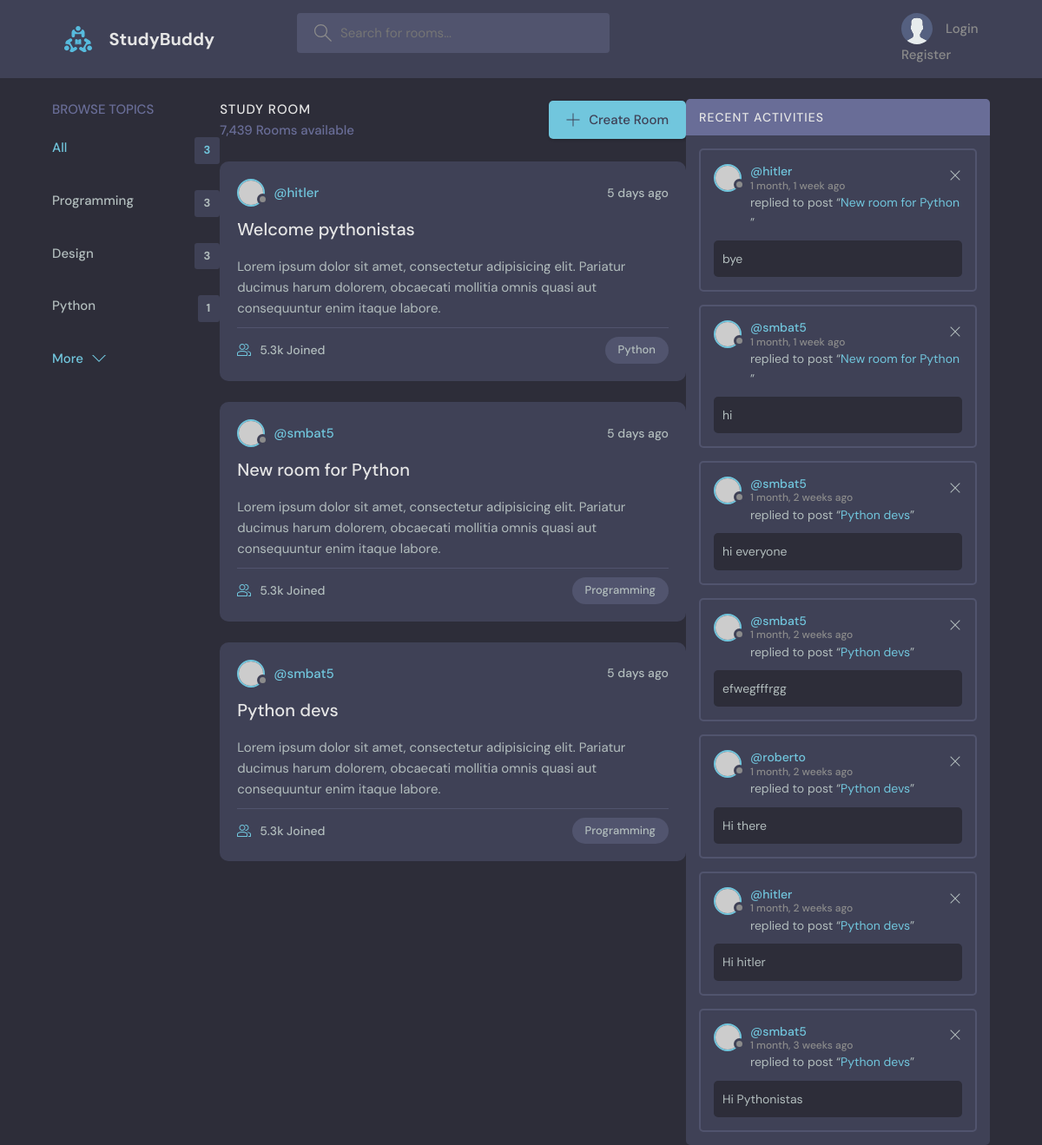
Page /?q=Python on the committed database.
### polls/models.py (models this page shows, shortened)
class Topic(models.Model):
    name = models.CharField(max_length=200)

class Room(models.Model):
    host = models.ForeignKey(User, on_delete=models.SET_NULL , null=True)
    topic = models.ForeignKey(Topic , on_delete=models.SET_NULL, null=True)
    name = models.CharField(max_length=200)
    participants = models.ManyToManyField(User , related_name='participants' , blank=True)
    description = models.TextField(null=True , blank=True)
    modified_date = models.DateTimeField(auto_now=True)
    created_date = models.DateTimeField(auto_now_add=True)
    class Meta:
        ordering = ['-modified_date' , '-created_date']

class Message(models.Model):
    user = models.ForeignKey(User, on_delete=models.CASCADE)
    room = models.ForeignKey(Room , on_delete=models.CASCADE)
    body = models.TextField()
    modified_date = models.DateTimeField(auto_now=True)
    created_date = models.DateTimeField(auto_now_add=True)
    def __str__(self) -> str:
        return self.body[:50]

### polls/views.py (the view)
# urls.py: 2. Add a URL to urlpatterns:  path('', views.home, name='home')
def home(request):
    q = request.GET.get('q') if request.GET.get('q') != None else ''
    rooms = Room.objects.filter(Q(topic__name__icontains = q)|Q(host__username__icontains = q)|Q(name__icontains = q)|Q(description__icontains = q))
    room_count = rooms.count()
    topics = Topic.objects.all()[:3]
    room_messages = Message.objects.filter(
                                           Q(user__username__icontains = q)|
                                           Q(body__icontains = q)|
                                           Q(room__name__icontains = q)|
                                           Q(room__topic__name__icontains = q)
                                           ).order_by('-created_date')
    return render(request , 'polls/home.html', context={'rooms':rooms,
                                                        'topics':topics,
                                                        'room_count':room_count,
                                                        'room_messages':room_messages})

### polls/templates/polls/home.html (shortened to what this page needs)
{% extends 'index.html' %}
{% load static %}
{% block content %}
    <main class="layout layout--3">
      <div class="container">
        {% include 'polls/topics_component.html' %}
        <div class="roomList">
          <div class="roomList__header">
            <div>
              <h2>Study Room</h2>
              <p>7,439 Rooms available</p>
            </div>
            <a class="btn btn--main" href="create-room.html">
              <svg version="1.1" xmlns="http://www.w3.org/2000/svg" width="32" height="32" viewBox="0 0 32 32">
                <title>add</title>
                <path
                  d="M16.943 0.943h-1.885v14.115h-14.115v1.885h14.115v14.115h1.885v-14.115h14.115v-1.885h-14.115v-14.115z"
                ></path>
              </svg>
              Create Room
            </a>
          </div>
          {% include 'polls/room_component.html' %}
        </div>
        {% include 'polls/activity_component.html' %}
        {% endblock %}

### polls/templates/polls/topics_component.html
<div class="topics">
    <div class="topics__header">
      <h2>Browse Topics</h2>
    </div>
    <ul class="topics__list">
      <li>
        <a href="{% url 'home' %}" class="active">All <span>{{topics.count}}</span></a>
      </li>
      {% for topic in topics%}
        <li>
            <a href="{% url 'home' %}?q={{topic.name}}">{{topic.name}} <span>{{topic.room_set.all.count}}</span></a>
        </li>
        {%endfor%}
    </ul>
    <a class="btn btn--link" href="{% url 'topics' %}">
      More
      <svg version="1.1" xmlns="http://www.w3.org/2000/svg" width="32" height="32" viewBox="0 0 32 32">
        <title>chevron-down</title>
        <path d="M16 21l-13-13h-3l16 16 16-16h-3l-13 13z"></path>
      </svg>
    </a>
  </div>

### polls/templates/polls/room_component.html (shortened to what this page needs)
<div class="roomList">
    {% for room in rooms%}
    <div class="roomListRoom">
      <div class="roomListRoom__header">
        <a href="{% url 'user_page' room.host.id %}" class="roomListRoom__author">
          <div class="avatar avatar--small">
            <img src="https://randomuser.me/api/portraits/women/11.jpg" />
          </div>
          <span>@{{room.host.username}}</span>
        </a>
        <div class="roomListRoom__actions">
          <span>5 days ago</span>
        </div>
      </div>
      <div class="roomListRoom__content">
        <a href="{% url 'room' room.id %}">{{room.name}}</a>
        <p>
          Lorem ipsum dolor sit amet, consectetur adipisicing elit. Pariatur ducimus harum dolorem, obcaecati
          mollitia omnis quasi aut consequuntur enim itaque labore.
        </p>
      </div>
      <div class="roomListRoom__meta">
        <a href="room.html" class="roomListRoom__joined">
          5.3k Joined
        </a>
        <p class="roomListRoom__topic">{{room.topic.name}}</p>
      </div>
    </div>
    {%endfor%}
  </div>

### polls/templates/polls/activity_component.html
<div class="activities">
    <div class="activities__header">
      <h2>Recent Activities</h2>
    </div>
    {% for room_message in room_messages%}
    <div class="activities__box">
      <div class="activities__boxHeader roomListRoom__header">
        <a href="{% url 'user_page' room_message.user.id %}" class="roomListRoom__author">
          <div class="avatar avatar--small">
            <img src="https://randomuser.me/api/portraits/women/11.jpg" />
          </div>
          <p>
            @{{room_message.user.username}}
            <span>{{room_message.created_date|timesince}} ago</span>
          </p>
        </a>
        <div class="roomListRoom__actions">
          <a href="#">
            <svg version="1.1" xmlns="http://www.w3.org/2000/svg" width="32" height="32" viewBox="0 0 32 32">
              <title>remove</title>
              <path
                d="M27.314 6.019l-1.333-1.333-9.98 9.981-9.981-9.981-1.333 1.333 9.981 9.981-9.981 9.98 1.333 1.333 9.981-9.98 9.98 9.98 1.333-1.333-9.98-9.98 9.98-9.981z"
              ></path>
            </svg>
          </a>
        </div>
      </div>
      <div class="activities__boxContent">
        <p>replied to post “<a href="room.html">{{room_message.room.name}}</a>”</p>
        <div class="activities__boxRoomContent">
            {{room_message}}
        </div>
      </div>
    </div>
    {%endfor%}
  </div>

### rows in the picture
Topic: name "Programming", room_set.all.count "3"
Topic: name "Design", room_set.all.count "3"
Topic: name "Python", room_set.all.count "1"
Room: host.username "hitler", name "Welcome pythonistas", topic.name "Python"
Room: host.username "smbat5", name "New room for Python", topic.name "Programming"
Room: host.username "smbat5", name "Python devs", topic.name "Programming"
Message: user.username "hitler", created_date "1 month, 1 week", room.name "New room for Python", body "bye"
Message: user.username "smbat5", created_date "1 month, 1 week", room.name "New room for Python", body "hi"
Message: user.username "smbat5", created_date "1 month, 2 weeks", room.name "Python devs", body "hi everyone"
Message: user.username "smbat5", created_date "1 month, 2 weeks", room.name "Python devs", body "efwegfffrgg"
Message: user.username "roberto", created_date "1 month, 2 weeks", room.name "Python devs", body "Hi there"
Message: user.username "hitler", created_date "1 month, 2 weeks", room.name "Python devs", body "Hi hitler"
Message: user.username "smbat5", created_date "1 month, 3 weeks", room.name "Python devs", body "Hi Pythonistas"

### other values in the picture
{{ topics.count }} "3"
